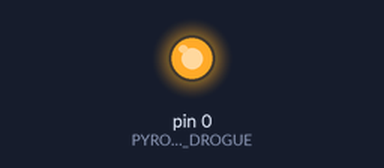
Simulated run of this sketch. Board: Arduino Uno, built with avr-gcc and run on an emulated ATmega328P. Parts: output pins drawn as LEDs (lit = HIGH).

Above: at 0.1 s.
Timing chart, 0 to 1.6 s (numbered marks = the images above):
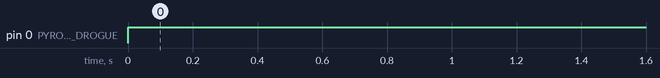

The sketch:

ElectromechanicalModuleTest.ino
```cpp
#include "Logger.h"
#include "ElectromechanicalModule.h"


ElectromechanicalModule electromechanicalModule = ElectromechanicalModule();

void setup(){
  Logger::log("Initializing electromechanical module");
  electromechanicalModule.init();
}

void loop() {
  testDeployDrogueParachute();
  delay(1000);
  testDeployMainParachute();
  delay(1000);
}

void testDeployDrogueParachute() {
  Logger::log("Testing deployDroguePrachute()...");
  electromechanicalModule.deployDrogueParachute();
}

void testDeployMainParachute() {
  Logger::log("Testing deployMainPrachute()...");
  electromechanicalModule.deployMainParachute();
}
```

ElectromechanicalModule.h
```cpp
#define PYRO_PIN_DROGUE 0
#define PYRO_PIN_MAIN 0

#define GREEN_PIN 0
#define RED_PIN 0

class ElectromechanicalModule {
  bool drogueDeployed = false;
  bool mainDeployed = false;

  public:

    void init() {
      // pinMode(GREEN_PIN, OUTPUT);
      // pinMode(RED_PIN, OUTPUT);
      pinMode(PYRO_PIN_DROGUE, OUTPUT);
      pinMode(PYRO_PIN_MAIN, OUTPUT);
      Logger::log("Electromechanical Module initialized.");
    }

    void deployDrogueParachute() {
      Logger::log("Deploying drogue parachute...");

      // digitalWrite(GREEN_PIN, !digitalRead(GREEN_PIN));
      // delay(500);
      // digitalWrite(GREEN_PIN, !digitalRead(GREEN_PIN));

      digitalWrite(PYRO_PIN_DROGUE, HIGH); //FIRE!
      drogueDeployed = true;
      Logger::log("Charges fired, drogue parachute deployed!");
    }

    void deployMainParachute() {
      Logger::log("Deploying main parachute...");

      // digitalWrite(GREEN_PIN, !digitalRead(RED_PIN));
      // delay(500);
      // digitalWrite(GREEN_PIN, !digitalRead(RED_PIN));

      digitalWrite(PYRO_PIN_MAIN, HIGH); //FIRE!
      mainDeployed = true;
      Logger::log("Charges fired, main parachute deployed!");
    }

};
```

Logger.h
```cpp
#include <stdint.h>

class Logger {
  static const bool debugActivated = true;

  public:
    static void debug(char* message) {
      if (debugActivated) {
        Serial.print("[Debug] ");
        Serial.println(message);
      }
    }

    static void debug(float value) {
      if (debugActivated) {
        Serial.print("[Debug] ");
        Serial.println(value);
      }
    }

    static void debug(String message) {
      if (debugActivated) {
        Serial.print("[Debug] ");
        Serial.println(message);
      }
    }

    static void log(char* message) {
      Serial.print("[Log] ");
      Serial.println(message);
    }

    static void log(float value) {
      Serial.print("[Log] ");
      Serial.println(value);
    }

    static void log(String message) {
      Serial.print("[Log] ");
      Serial.println(message);
    }
};
```

Measured:
- by itself, pin 0 (PYRO_PIN_DROGUE): LOW → HIGH at 0.00 s
